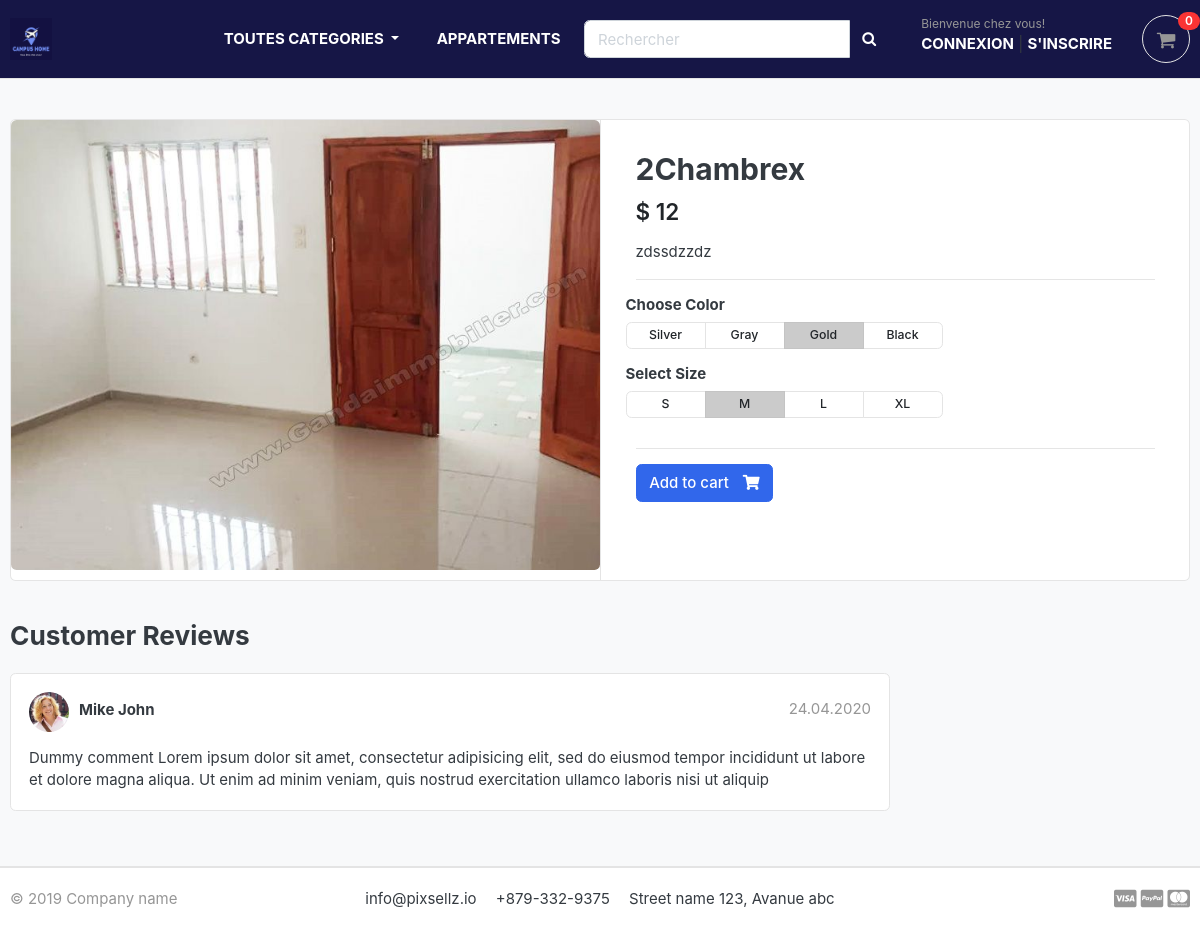
The page /store/non-sanitaires/2chambrex/ on the database as committed earlier.
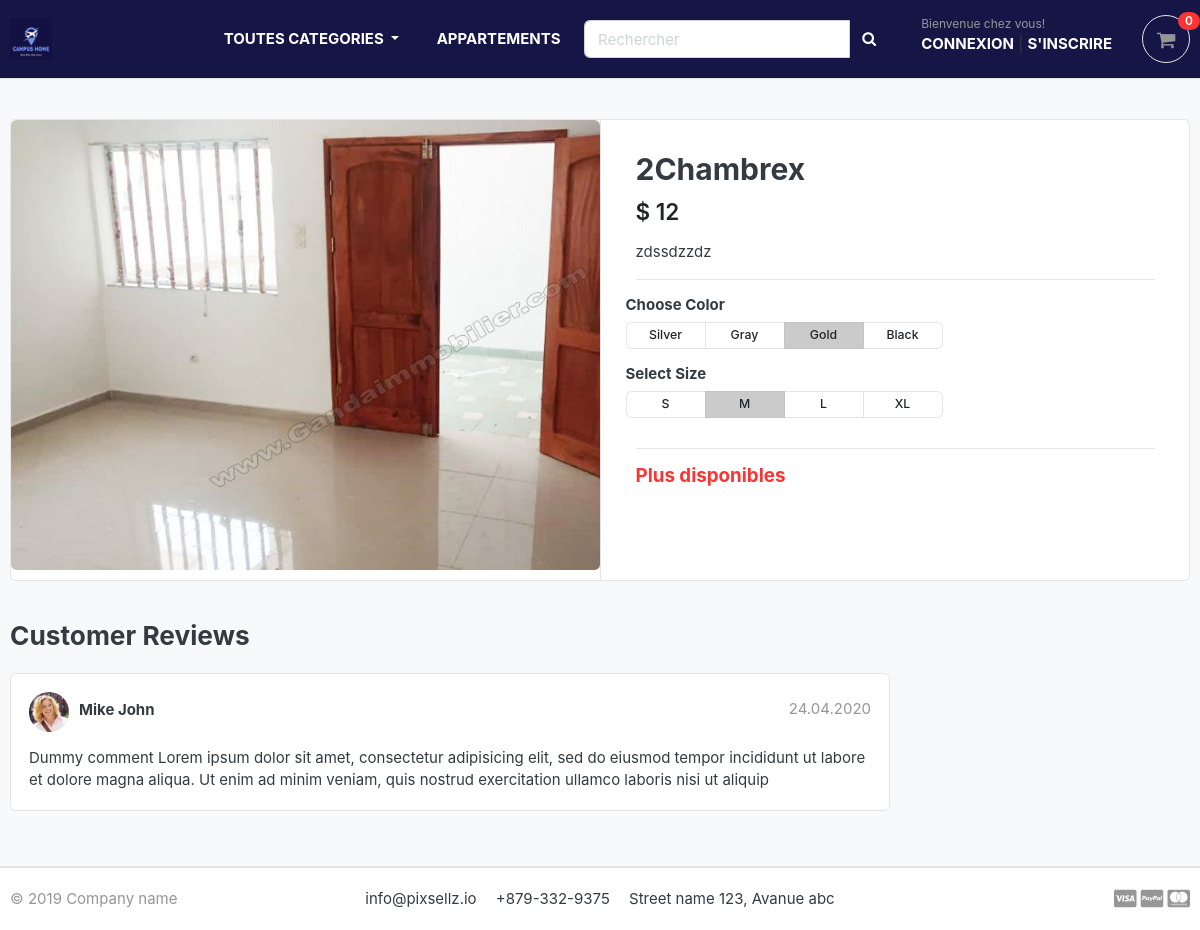
The same page on the database as committed later.
### store/views.py (the view)
# urls.py: path('<slug:category_slug>/<slug:product_slug>/', views.product_detail, name='product_detail'),
def product_detail(request, category_slug, product_slug):
    try:
        single_product = Product.objects.get(category__slug=category_slug, slug=product_slug)
    except Exception as e:
        raise e
    context = {
        'single_product': single_product,
    }
    return render(request, 'store/product_detail.html', context)

### app/context_processors.py (called while the page is built)
def menu_links(request):
    links = Category.objects.all()
    return dict(links=links)

### app/models.py (called while the page is built)
    def get_url(self):
        return reverse('products_by_category', args=[self.slug])

### templates/store/product_detail.html
{% extends 'base.html' %}
{% load static %}
{% block content %}
<section class="section-content padding-y bg">
<div class="container">
<div class="card">
	<div class="row no-gutters">
		<aside class="col-md-6">
<article class="gallery-wrap">
	<div class="img-big-wrap">
	   <a href="#"><img src="{{ single_product.images.url}}"></a>
	</div>
</article>
		</aside>
		<main class="col-md-6 border-left">
<article class="content-body">
<h2 class="title">{{ single_product.product_name}}</h2>
<div class="mb-3">
	<var class="price h4">$ {{ single_product.price }} </var>
</div>
<p>{{ single_product.descritpion }}</p>
<hr>
	<div class="row">
		<div class="item-option-select">
			<h6>Choose Color</h6>
			<div class="btn-group btn-group-sm btn-group-toggle" data-toggle="buttons">
			  <label class="btn btn-light">
			    <input type="radio" name="radio_color"> Silver
			  </label>
			  <label class="btn btn-light">
			    <input type="radio" name="radio_color" > Gray
			  </label>
			  <label class="btn btn-light active">
			    <input type="radio" name="radio_color checked"> Gold
			  </label>
			  <label class="btn btn-light">
			    <input type="radio" name="radio_color"> Black
			  </label>
			</div>
		</div>
	</div>
	<div class="row">
		<div class="item-option-select">
			<h6>Select Size</h6>
			<div class="btn-group btn-group-sm btn-group-toggle" data-toggle="buttons">
			  <label class="btn btn-light">
			    <input type="radio" name="radio_color"> S
			  </label>
			  <label class="btn btn-light active">
			    <input type="radio" name="radio_color" checked> M
			  </label>
			  <label class="btn btn-light">
			    <input type="radio" name="radio_color"> L
			  </label>
			  <label class="btn btn-light">
			    <input type="radio" name="radio_color"> XL
			  </label>
			</div>
		</div>
	</div>
	<hr>
	{% if single_product.stock  == 0 %}
	     <h5 class="text-danger">Plus disponibles </h5>
	{% else %}
	    <a href="{% url 'add_carts' single_product.id %}" class="btn  btn-primary"> <span class="text">Add to cart</span> <i class="fas fa-shopping-cart"></i>  </a>
    {% endif %}
	</article>
		</main>
	</div>
</div>
<br>
<div class="row">
			<div class="col-md-9">
	<header class="section-heading">
		<h3>Customer Reviews </h3>
	</header>
	<article class="box mb-3">
		<div class="icontext w-100">
			<img src="{% static './images/avatars/avatar1.jpg' %}" class="img-xs icon rounded-circle">
			<div class="text">
				<span class="date text-muted float-md-right">24.04.2020 </span>
				<h6 class="mb-1">Mike John </h6>
			</div>
		</div>
		<div class="mt-3">
			<p>
				Dummy comment Lorem ipsum dolor sit amet, consectetur adipisicing elit, sed do eiusmod
				tempor incididunt ut labore et dolore magna aliqua. Ut enim ad minim veniam,
				quis nostrud exercitation ullamco laboris nisi ut aliquip
			</p>
		</div>
	</article>
	</div>
</div>
</div>
</section>
{% endblock content %}

Rows that differ between the two databases and show on the page:
changed Product "2Chambrex": stock 12 → 0 (drawn)
Other text that changed with them:
text no longer shown: "Add to cart"
text now shown: "Plus disponibles"
